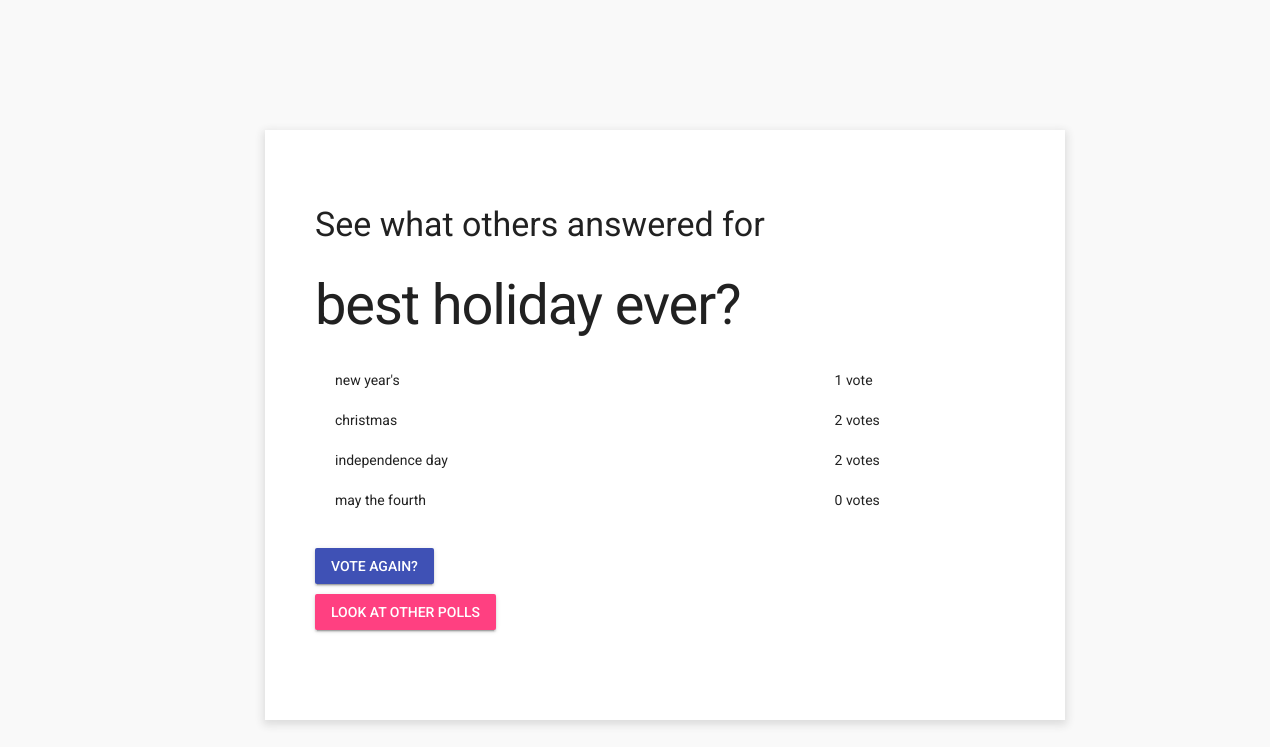
The page /polls/4/results/ (signed in) on the database its author committed.
### polls/models.py (models this page shows, shortened)
class Question(models.Model):
    question_text = models.CharField(max_length=200)
    pub_date = models.DateTimeField('date published')

class Choice(models.Model):
    question = models.ForeignKey(Question, on_delete=models.CASCADE)
    choice_text = models.CharField(max_length=200)
    votes = models.IntegerField(default=0)

### polls/views.py (the view)
# urls.py: path('<int:pk>/results/', views.ResultsView.as_view(), name='results'),
class ResultsView(LoginRequiredMixin, generic.DetailView):
    login_url = "../../../accounts/login"
    model = Question
    template_name = 'polls/results.html'

### polls/templates/polls/results.html (shortened to what this page needs)
<head>
  {% load static %}
  <link rel="stylesheet" type="text/css" href="{% static 'polls/mdl1.3.0/material.min.css' %}" />
  <link rel="stylesheet" type="text/css" href="{% static 'polls/style.css' %}"/>
  <link rel="stylesheet" type="text/css" href="{% static 'sesshandlr/styles.css' %}"/>
</head>
<body class="sess-body">
  <div class="site-container">
    <h3>See what others answered for</h3>
    <h1>{{ question.question_text }}</h1>
    <div style='display: table; width:100%; margin-left: 20px'>
      {% for choice in question.choice_set.all %}
          <div style='display: table-row'>
            <div style='display: table-cell; max-width: 150px'><p>{{ choice.choice_text }}</p></div>
            <div style='display: table-cell; width: auto'><p>{{ choice.votes }} vote{{ choice.votes|pluralize }}</p></div>
          </div>
      {% endfor %}
    </div>
    <a style="margin-top: 20px;" class="mdl-button mdj-js-button mdl-button--raised mdl-button--primary" href="{% url 'polls:detail' question.id %}">Vote again?</a>
    <br/>
    <a style="margin-top: 10px;" class="mdl-button mdj-js-button mdl-button--raised mdl-button--accent" href="{% url 'polls:index' %}">Look at other polls</a>
  </div>
</body>

### polls/static/polls/style.css (style rules this page uses)
h1, h2, h3 { color: navyblue; font-family: 'Roboto', 'Helvetica', 'Arial', sans-serif; }
p, a, h4, h5, h6 { font-family: 'Roboto', 'Helvetica', 'Arial', sans-serif; }

### sesshandl/static/sesshandlr/styles.css (style rules this page uses)
.sess-body { background-color: #f9f9f9; }
.site-container { margin: auto; margin-top: 100px; max-width: 700px; padding: 50px; padding-bottom: 90px; box-shadow: 0px 3px 8px 2px #dddddd; background-color: #ffffff; }

### rows shown on the page
Question: question_text "best holiday ever?"
Choice: choice_text "new year's", votes "1"
Choice: choice_text "christmas", votes "2"
Choice: choice_text "independence day", votes "2"
Choice: choice_text "may the fourth", votes "0"
